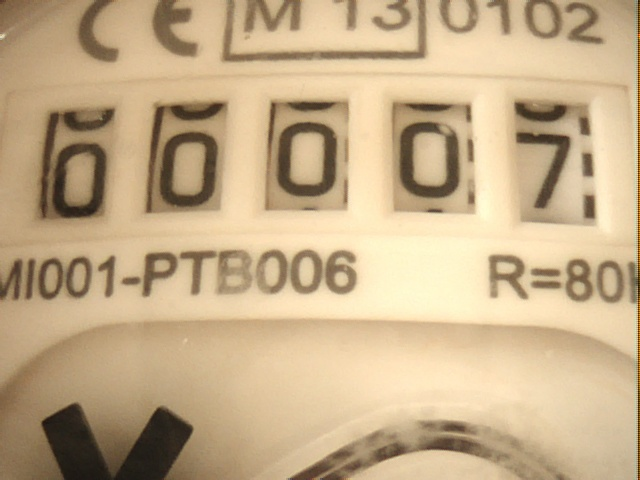
#> input picture watermeter14.jpg, 640 x 480 px
$ python hough.py   (older library calls are emulated)
#> lines starting #> are read from the running program, lines starting #| are printed output that depends on the picture; after the words box and inside, x2 and y2 are one past the last pixel; in counts of white or black regions, pixels touching at a corner belong together
### image_preprocesing/image_enhancment.py
__author__ = 'Krtalici'

import cv2
import image_tresholding as tresh
import numpy as np
import scipy.fftpack # For FFT2
from skimage import exposure


# [101 lines left out: functions sharp_img_with_filter, homomorphic_filter, sharpImageWithLaplacian, sharpImage, getHighBoostSharpImage, not called in this run]


def adjust_gamma(image, gamma=1.0):
	# build a lookup table mapping the pixel values [0, 255] to
	# their adjusted gamma values
	invGamma = 1.0 / gamma
	table = np.array([((i / 255.0) ** invGamma) * 255
		for i in np.arange(0, 256)]).astype("uint8")

	# apply gamma correction using the lookup table
	return cv2.LUT(image, table)


# [25 lines left out: functions factory_method_processing, remove_noise_and_get_grey_img, not called in this run]

# [5 lines that do not run on import are left out]

if __name__ == "__main2__":
    list_of_max_countours = []

    image = cv2.imread('../watermeter2.png')
    adjusted = adjust_gamma( image, 1.5 )
    imageGray = cv2.cvtColor(adjusted, cv2.COLOR_BGR2GRAY)

    sharpened = getHighBoostSharpImage( adjusted )
    treshed = tresh.treshImageOtsuWithCorrection( sharpened, -15 )

    sharp_grey_laplacian = sharpImageWithLaplacian( image )
    treshedLaplacian = tresh.treshImageOtsuWithCorrection( sharp_grey_laplacian, -19)

    (cnts, hierarchy) = cv2.findContours(treshed.copy(), cv2.RETR_TREE, cv2.CHAIN_APPROX_SIMPLE)
    #cv2.drawContours(adjusted, cnts,-1, (0, 255, 0), 1)
    sortedCntByLeftToRight = sorted([(c, cv2.boundingRect(c)[0]) for c in cnts], key = lambda x: x[1])

    c = max( cnts, key=cv2.contourArea )
    cv2.drawContours(adjusted, [c], 0, (0, 255, 0), 2)


    for (cnt,_) in sortedCntByLeftToRight :
        (x, y, w, h) = cv2.boundingRect(cnt)
        if w > 20 and h > 20 :
            #cv2.imshow("Roi", adjusted[y : y + h, x : x + w] )
            #cv2.waitKey(0)
            # find the largest contour in bounding rect
            c = max(cnt, key=cv2.contourArea)
            if len(c) > 0 :
                list_of_max_countours.append( np.array([c]) )
                cv2.drawContours( adjusted, [cnt], 0, (0, 0, 255), 2 )

    #cv2.imshow("Trashed", np.hstack( [treshed, treshedLaplacian] ) )

    #cv2.imshow("Original sharpned", np.hstack( [imageGray, sharpened] ) )

    #cv2.drawContours(adjusted, list_of_max_countours, -1, (0, 255, 0), 3)

    cv2.imshow("Original adjusted", np.hstack( [image, adjusted] ) )


    cv2.waitKey(0)

    #print 'Broj contura '+ str( len(cnts) ) + ' ' + str( len(hierarchy) )

### processor/first_stage/first_stage.py
__author__ = 'Krtalici'

from processor.prepocessor import Preprocessor
import cv2
import mahotas
import  numpy as np
from image_preprocesing import image_enhancment as ie
from image_preprocesing import image_tresholding as tresh


class FirstStage(Preprocessor):
    def __init__(self, original_image):
        super(FirstStage, self).__init__(original_image)
        self.filtered_image = None

    def apply_filtering_and_tresholding(self):
        #equ = self.__smoothing_homomorphic_filtering_hist_eq()

        eclipseKernel = cv2.getStructuringElement(cv2.MORPH_ELLIPSE, (5, 5))
        np.array([(0, 0, 1, 0, 0),
		  (1, 1, 1, 1, 1),
		  (1, 1, 1, 1, 1),
		  (1, 1, 1, 1, 1),
		  (0, 0, 1, 0, 0)])

        #filter 'kernel' for morph filtering-Rect type (5,5)
        rectangleKernel = np.ones((5, 5), np.uint8)
        gradient = cv2.morphologyEx(self.resized_grayed_image, cv2.MORPH_GRADIENT, eclipseKernel)
        #gradient = cv2.morphologyEx(equ, cv2.MORPH_GRADIENT, eclipseKernel)
        #cv2.imshow("Morpho Gradient", gradient)

        #higly blurring image to to have big spots who we are going to rectangled
        conneted = cv2.morphologyEx(gradient, cv2.MORPH_CLOSE, rectangleKernel)
        #cv2.imshow("MORPH_CLOSE", conneted)

        #tresholding pixel int less than 155 white, more than 155 black
        T = mahotas.thresholding.otsu(conneted)
        thresh = conneted.copy()
        thresh[thresh > T] = 255
        thresh[thresh < 255] = 0
        threshInv = cv2.bitwise_not(thresh)
        cv2.imshow("Plinomjer", threshInv)
        cv2.waitKey(0)
        self.filtered_image = threshInv

    # [20 lines left out: functions apply_filtering_and_tresholding2, getCountoursAndHierachy, __smoothing_homomorphic_filtering_hist_eq, not called in this run]

### processor/prepocessor.py
__author__ = 'Krtalici'
import imutils
import cv2
from image_preprocesing import image_enhancment as ie

class Preprocessor(object):
    def __init__(self, original_image):
        self.original_image = original_image
        self.cnts = []
        self.hierarchy = []
        self.resized_image = None
        self.resized_grayed_image = None

    def crop_image(self):
        self.resized_image = imutils.resize(self.original_image, width=640)
        self.resized_grayed_image = cv2.cvtColor(self.resized_image, cv2.COLOR_BGR2GRAY)
        #self.resized_grayed_image = ie.sharp_img_with_filter(self.resized_image)
        #self.resized_grayed_image = cv2.cvtColor(self.original_image, cv2.COLOR_BGR2GRAY)

### test/hough.py
__author__ = 'Krtalici'

import cv2
import numpy as np
from processor.first_stage.first_stage import FirstStage
from image_preprocesing import image_enhancment as ie


img = cv2.imread('../watermeter14.jpg')
#> img is the input picture: shape (480, 640, 3); mean B, G, R 136.7, 173, 197.3
gray = cv2.cvtColor(img, cv2.COLOR_BGR2GRAY)
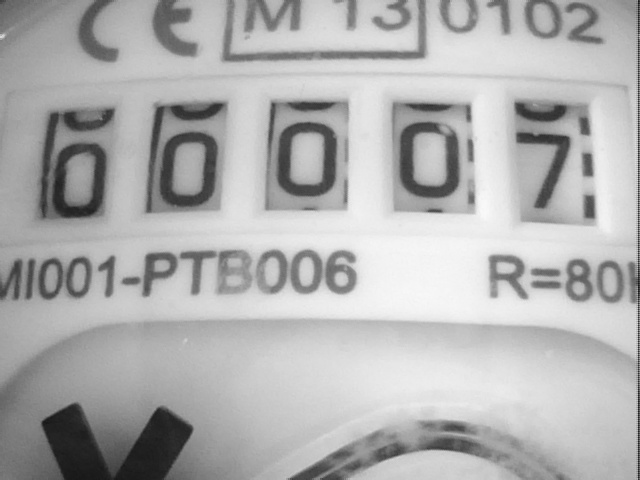
#> gray: shape (480, 640); min 22, max 249, mean 176.2
adjusted = ie.adjust_gamma(img, 1.5)
#> in adjust_gamma, `return cv2.LUT(image, table)`:
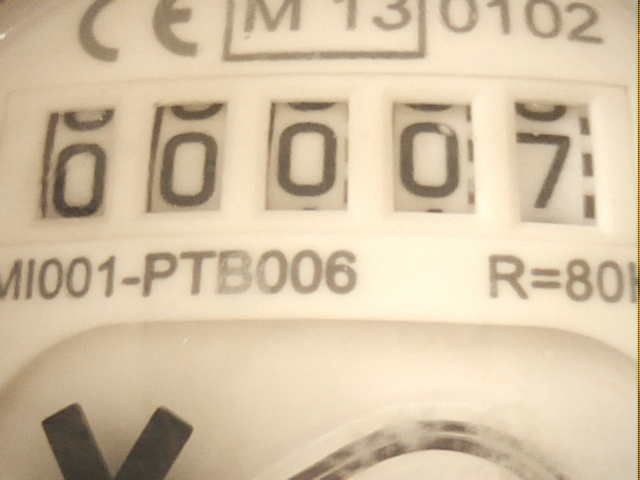
#> returned value: shape (480, 640, 3); mean of channels 0, 1, 2 165.4, 194.2, 212.5; drawn as B, G, R
imageGray = cv2.cvtColor(adjusted, cv2.COLOR_BGR2GRAY)
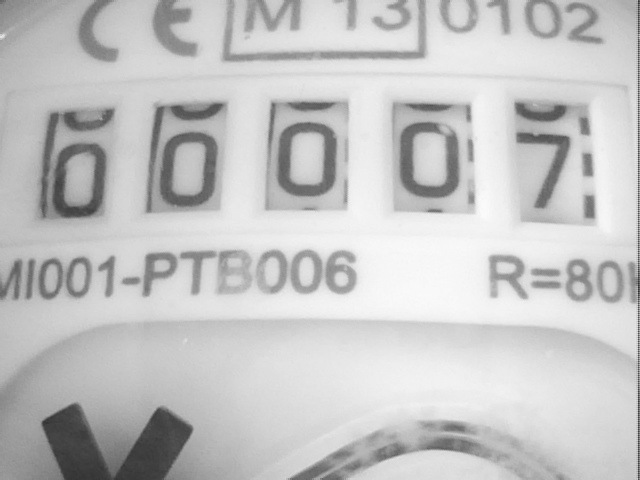
#> imageGray: shape (480, 640); min 46, max 250, mean 196.4
first_stage_processor = FirstStage(img)
first_stage_processor.crop_image()
first_stage_processor.apply_filtering_and_tresholding()
#> in apply_filtering_and_tresholding, `conneted = cv2.morphologyEx(gradient, cv2.MORPH_CLOSE, rectangleKernel)`:
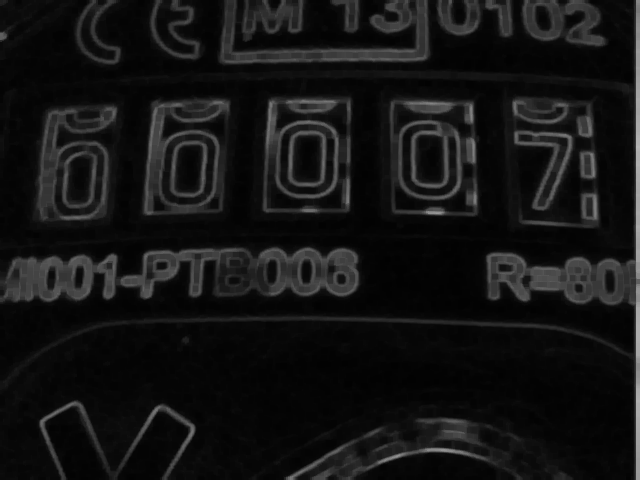
#> conneted: shape (480, 640); min 1, max 182, mean 19.8
#> in apply_filtering_and_tresholding, `T = mahotas.thresholding.otsu(conneted)`: T = 37
#> in apply_filtering_and_tresholding, `thresh[thresh > T] = 255`:
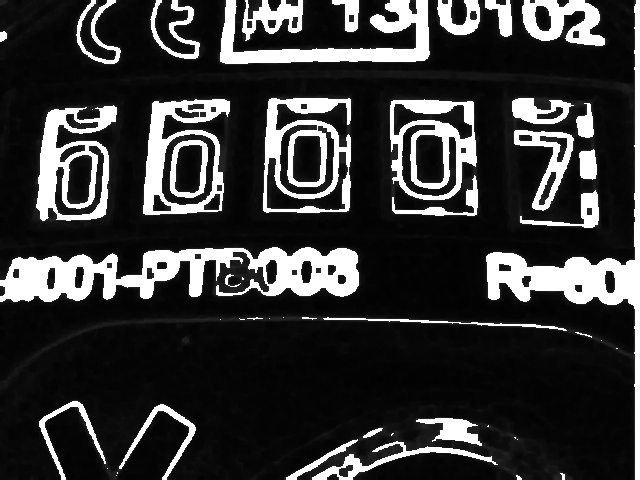
#> thresh: shape (480, 640); 18.39% of pixels changed, all inside (x1, y1, x2, y2) = (0, 0, 640, 480)
#> in apply_filtering_and_tresholding, `thresh[thresh < 255] = 0`: thresh: shape (480, 640); 18.4% white; 50 white regions (15 under 20 px), largest, box (x1, y1, x2, y2) and area: (0, 247, 359, 302) 10428, (486, 0, 640, 480) 7579, (220, 0, 430, 64) 4725
#> in apply_filtering_and_tresholding, `threshInv = cv2.bitwise_not(thresh)`:
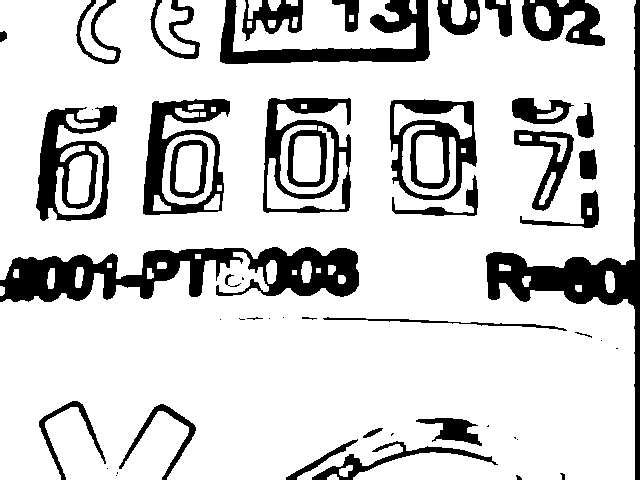
#> threshInv: shape (480, 640); 81.6% white; 50 black regions (15 under 20 px), largest, box (x1, y1, x2, y2) and area: (0, 247, 359, 302) 10428, (486, 0, 640, 480) 7579, (220, 0, 430, 64) 4725
img_processed = first_stage_processor.filtered_image
edges = cv2.Canny(img_processed, 50, 150, apertureSize=3)
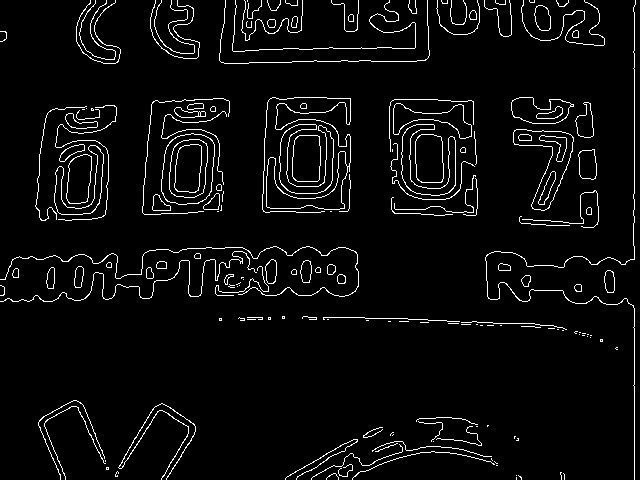
#> edges: shape (480, 640); 4.5% white in thin lines or dots
cv2.imshow("Edges", edges)
cv2.waitKey(0)

lines = cv2.HoughLines(edges, 1, np.pi/180, 200)
#> lines = [[634, 0]]
for rho, theta in lines[0]:
    a = np.cos(theta)
    b = np.sin(theta)
    x0 = a*rho
    y0 = b*rho
    x1 = int(x0 + 1000*(-b))
    y1 = int(y0 + 1000*a)
    x2 = int(x0 - 1000*(-b))
    y2 = int(y0 - 1000*a)

    cv2.line(img, (x1, y1), (x2, y2), (0, 0, 255), 2)
#> this loop made 1 pass
#> (rho, theta, a, b, x0, y0, x1, y1) on pass 1: (634, 0, 1, 0, 634, 0, 634, 1000)

cv2.imwrite('houghlines3.jpg', img)

$ run again, with watermeter12.jpg copied over watermeter14.jpg
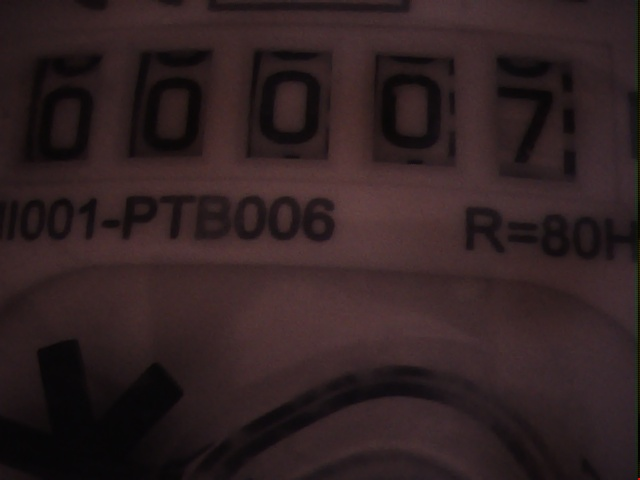
#> input picture watermeter12.jpg, 640 x 480 px
#> img is the input picture: shape (480, 640, 3); mean B, G, R 33.7, 32.4, 47.7
#> T = 9
#> in apply_filtering_and_tresholding, `threshInv = cv2.bitwise_not(thresh)`:
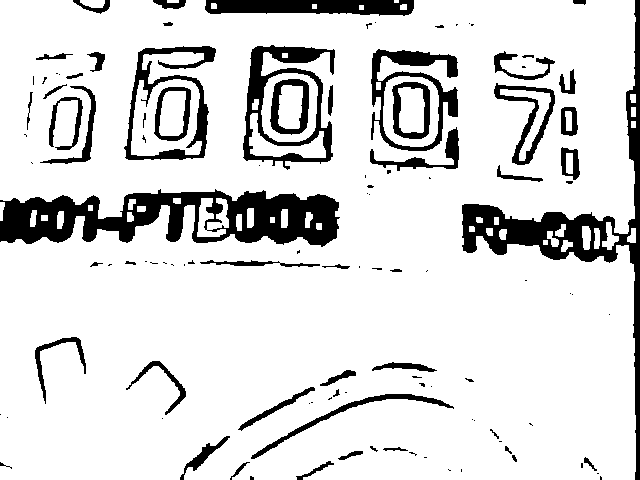
#> threshInv: shape (480, 640); 85.8% white; 113 black regions (60 under 20 px), largest, box (x1, y1, x2, y2) and area: (0, 189, 340, 247) 11141, (462, 0, 640, 480) 8004, (243, 45, 335, 170) 3579
#> `edges = cv2.Canny(img_processed, 50, 150, apertureSize=3)`:
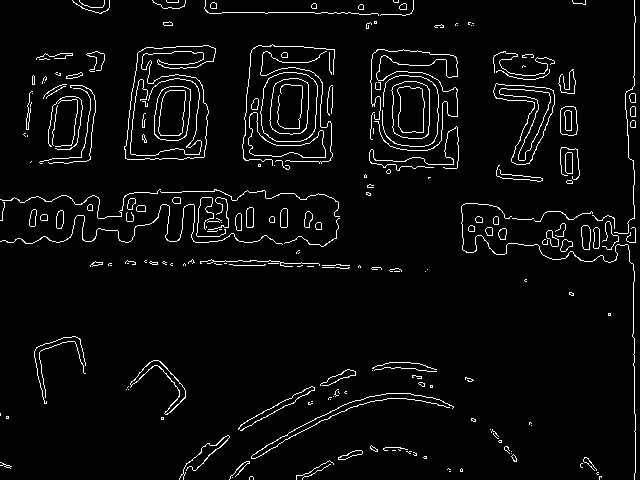
#> edges: shape (480, 640); 4.1% white in thin lines or dots
#> lines = [[634, 0]]
#> the loop `for rho, theta in lines[0]:` made 1 pass
#> (rho, theta, a, b, x0, y0, x1, y1) on pass 1: (634, 0, 1, 0, 634, 0, 634, 1000)
